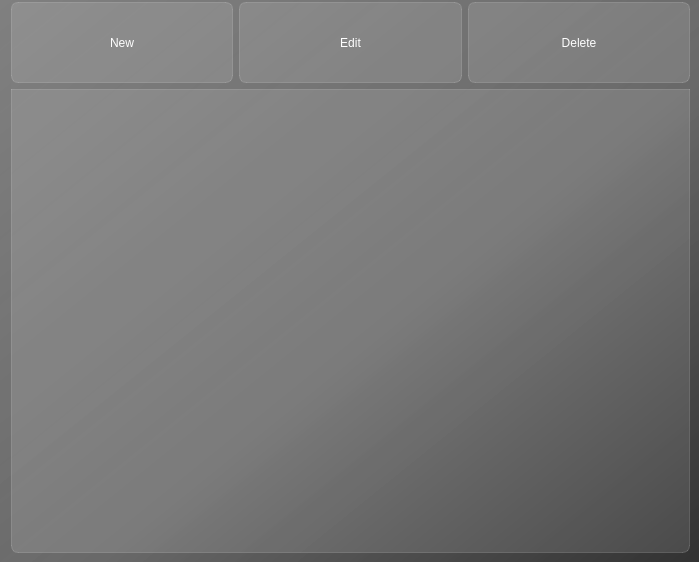
<?xml version="1.0" encoding="UTF-8"?>
<ui version="4.0">
 <class>MainWindow</class>
 <widget class="QMainWindow" name="MainWindow">
  <property name="geometry">
   <rect>
    <x>0</x>
    <y>0</y>
    <width>699</width>
    <height>562</height>
   </rect>
  </property>
  <property name="windowTitle">
   <string>MegaCRUD</string>
  </property>
  <property name="styleSheet">
   <string notr="true">background-color: qlineargradient(spread:pad, x1:1, y1:1, x2:0, y2:0, stop:0 rgba(50, 50, 50, 255), stop:0.427447 rgba(105, 105, 105, 235), stop:1 rgba(128, 128, 128, 255));
</string>
  </property>
  <widget class="QWidget" name="centralwidget">
   <widget class="QWidget" name="">
    <property name="geometry">
     <rect>
      <x>11</x>
      <y>2</y>
      <width>679</width>
      <height>551</height>
     </rect>
    </property>
    <layout class="QVBoxLayout" name="verticalLayout">
     <item>
      <layout class="QHBoxLayout" name="horizontalLayout">
       <item>
        <widget class="QPushButton" name="btn_newrec">
         <property name="minimumSize">
          <size>
           <width>221</width>
           <height>81</height>
          </size>
         </property>
         <property name="styleSheet">
          <string notr="true">QPushButton {
color: white;
background-color: rgba(255, 255, 255, 30);
border: 1px solid rgba(255, 255, 255, 40);
border-radius: 7px;
font: 18pt &quot;Segoe UI&quot;;
qproperty-iconSize: 24px;
}
QPushButton:hover{
background-color: rgba(255, 255,255,40);
}
QPushButton:pressed {
background-color: rgba(255, 255,255,70);
}</string>
         </property>
         <property name="text">
          <string>New</string>
         </property>
         <property name="icon">
          <iconset resource="res-rc.qrc">
           <normaloff>:/icon/icons/post_add_white_24dp.svg</normaloff>:/icon/icons/post_add_white_24dp.svg</iconset>
         </property>
        </widget>
       </item>
       <item>
        <widget class="QPushButton" name="btn_editrec">
         <property name="minimumSize">
          <size>
           <width>221</width>
           <height>81</height>
          </size>
         </property>
         <property name="styleSheet">
          <string notr="true">QPushButton {
color: white;
background-color: rgba(255, 255, 255, 30);
border: 1px solid rgba(255, 255, 255, 40);
border-radius: 7px;
font: 18pt &quot;Segoe UI&quot;;
qproperty-iconSize: 24px;
}
QPushButton:hover{
background-color: rgba(255, 255,255,40);
}
QPushButton:pressed {
background-color: rgba(255, 255,255,70);
}</string>
         </property>
         <property name="text">
          <string>Edit</string>
         </property>
         <property name="icon">
          <iconset resource="res-rc.qrc">
           <normaloff>:/icon/icons/edit_white_24dp.svg</normaloff>:/icon/icons/edit_white_24dp.svg</iconset>
         </property>
        </widget>
       </item>
       <item>
        <widget class="QPushButton" name="btn_delrec">
         <property name="minimumSize">
          <size>
           <width>221</width>
           <height>81</height>
          </size>
         </property>
         <property name="styleSheet">
          <string notr="true">QPushButton {
color: white;
background-color: rgba(255, 255, 255, 30);
border: 1px solid rgba(255, 255, 255, 40);
border-radius: 7px;
font: 18pt &quot;Segoe UI&quot;;
qproperty-iconSize: 24px;
}
QPushButton:hover{
background-color: rgba(255, 255,255,40);
}
QPushButton:pressed {
background-color: rgba(255, 255,255,70);
}</string>
         </property>
         <property name="text">
          <string>Delete</string>
         </property>
         <property name="icon">
          <iconset resource="res-rc.qrc">
           <normaloff>:/icon/icons/delete_white_24dp.svg</normaloff>:/icon/icons/delete_white_24dp.svg</iconset>
         </property>
        </widget>
       </item>
      </layout>
     </item>
     <item>
      <widget class="QTableView" name="tableView">
       <property name="minimumSize">
        <size>
         <width>677</width>
         <height>460</height>
        </size>
       </property>
       <property name="styleSheet">
        <string notr="true">QTableView {
background-color: rgba(255, 255, 255, 30);
border: 1px solid rgba(255, 255, 255, 40);
border-bottom-right-radius: 7px;
border-bottom-left-radius: 7px;
}
QtableView::section {
background-color: rgba(53, 53, 53);
color: white;
border:none;
heigh: 50px;
font-size: 14pt;
}
QTableView::item {
border-style: none;
border-bottom: rgba(255, 255, 255, 50);
}
QTableView::item:select {
border: none;
color: rgba(255, 255, 255);
background-color: rgba(255, 255, 255, 50);
}</string>
       </property>
       <property name="verticalScrollBarPolicy">
        <enum>Qt::ScrollBarAlwaysOff</enum>
       </property>
       <property name="horizontalScrollBarPolicy">
        <enum>Qt::ScrollBarAlwaysOff</enum>
       </property>
       <property name="showGrid">
        <bool>false</bool>
       </property>
       <attribute name="horizontalHeaderDefaultSectionSize">
        <number>135</number>
       </attribute>
      </widget>
     </item>
    </layout>
   </widget>
  </widget>
 </widget>
 <resources>
  <include location="res-rc.qrc"/>
 </resources>
 <connections/>
</ui>
